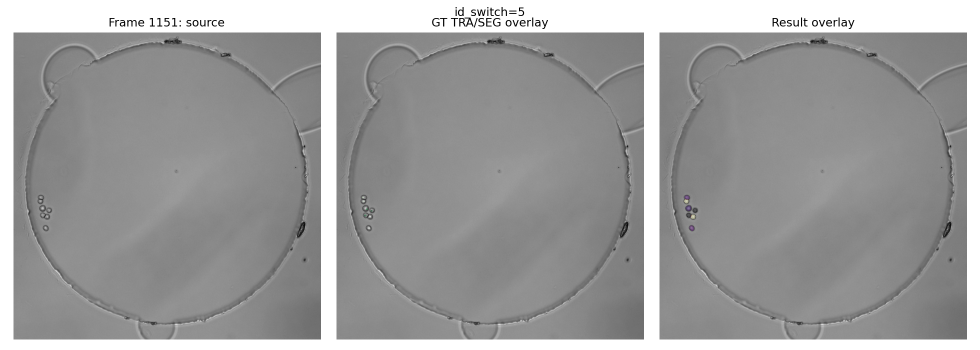
#> input picture 01_failure/frame_1151.png, 1960 x 700 px, found by its file name (shown at 1/2 size); the run also reads 1 picture not shown here
$ python rescale_image_mask_pairs.py --image-dir 01_failure --mask-dir 01_failure --output-image-dir out --output-mask-dir out --image-pattern 01_failure/frame_1151.png --mask-pattern 01_failure/frame_1183.png
#> lines starting #> are read from the running program, lines starting #| are printed output that depends on the picture
#!/usr/bin/env python3
"""Rescale paired images and label masks while preserving label IDs.

Images use configurable interpolation, but masks always use nearest-neighbor
resizing so integer track labels remain valid. The helper can also copy an
existing res_track.txt next to the resized masks.
"""

import argparse
import re
import shutil
from dataclasses import dataclass
from pathlib import Path

import numpy as np
import tifffile
from skimage import io
from skimage.transform import resize


IMAGE_SUFFIXES = {".tif", ".tiff", ".png", ".jpg", ".jpeg", ".bmp"}


@dataclass(frozen=True)
class RescaleResult:
    """Shape and path summary for one resized file."""
    source: Path
    destination: Path
    original_shape: tuple[int, ...]
    resized_shape: tuple[int, ...]


def _natural_sort_key(text: str):
    return [int(part) if part.isdigit() else part.lower() for part in re.split(r"(\d+)", text)]


def _load_file_list(folder: Path, pattern: str):
    files = [
        path
        for path in sorted(folder.glob(pattern), key=lambda p: _natural_sort_key(p.name))
        if path.is_file() and path.suffix.lower() in IMAGE_SUFFIXES
    ]
    if not files:
        raise FileNotFoundError(f"No image files found in '{folder}' with pattern '{pattern}'.")
    return files


def _read_array(path: Path):
    if path.suffix.lower() in {".tif", ".tiff"}:
        return tifffile.imread(str(path))
    return io.imread(str(path))
#> returned value is the input picture: shape (700, 1960, 4); mean R, G, B, A 156.7, 156.7, 156.7, 255


def _write_array(path: Path, array: np.ndarray):
    path.parent.mkdir(parents=True, exist_ok=True)
    if path.suffix.lower() in {".tif", ".tiff"}:
        tifffile.imwrite(str(path), array)
    else:
        io.imsave(str(path), array, check_contrast=False)


def _spatial_output_shape(array: np.ndarray, scale: float):
#> called with scale = 0.5
    if array.ndim < 2:
        raise ValueError(f"Expected at least 2D image data, got shape {array.shape}.")

    height, width = array.shape[:2]
#> height = 700; width = 1960
    scaled_height = max(1, int(round(height * scale)))
#> scaled_height = 350
    scaled_width = max(1, int(round(width * scale)))
#> scaled_width = 980

    if array.ndim == 2:
        return (scaled_height, scaled_width)
    return (scaled_height, scaled_width, *array.shape[2:])


def _restore_dtype(array: np.ndarray, dtype: np.dtype):
    dtype = np.dtype(dtype)
    if np.issubdtype(dtype, np.integer):
        info = np.iinfo(dtype)
        array = np.clip(np.rint(array), info.min, info.max)
    elif np.issubdtype(dtype, np.floating):
        array = array.astype(dtype, copy=False)
    elif dtype == np.bool_:
        array = array >= 0.5
    else:
        raise TypeError(f"Unsupported dtype for resized output: {dtype}")
    return array.astype(dtype, copy=False)


def resize_image_array(array: np.ndarray, scale: float, order: int = 1):
    """Resize intensity images with interpolation appropriate for images."""
    output_shape = _spatial_output_shape(array, scale)
#> output_shape = (350, 980, 4)
    resized = resize(
        array,
        output_shape=output_shape,
        order=order,
        mode="reflect",
        anti_aliasing=True,
        preserve_range=True,
    )
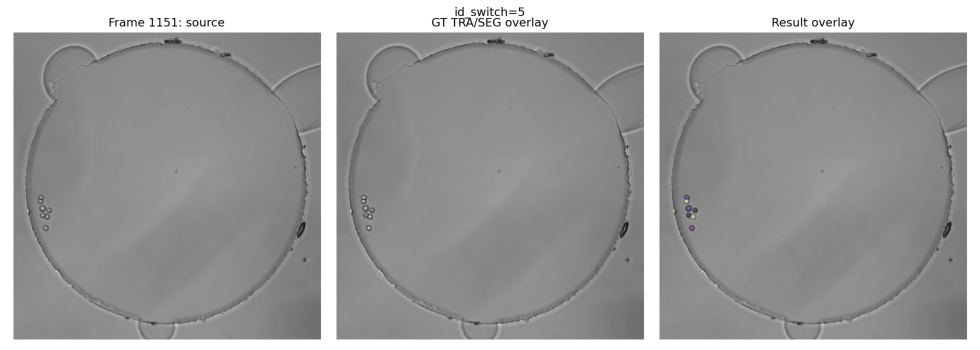
#> resized: shape (350, 980, 4) float64; mean R, G, B, A 156.7, 156.7, 156.7, 255
    return _restore_dtype(resized, array.dtype)


def resize_mask_array(array: np.ndarray, scale: float):
    """Resize label masks with nearest-neighbor interpolation only."""
#> called with scale = 0.5
    output_shape = _spatial_output_shape(array, scale)
#> output_shape = (350, 980, 4)
    resized = resize(
        array,
        output_shape=output_shape,
        order=0,
        mode="edge",
        anti_aliasing=False,
        preserve_range=True,
    )
    return _restore_dtype(resized, array.dtype)


def _rescale_files(files, output_dir: Path, scale: float, is_mask: bool, image_order: int):
    results = []
    for source in files:
        array = _read_array(source)
        resized = resize_mask_array(array, scale) if is_mask else resize_image_array(array, scale, image_order)
        destination = output_dir / source.name
        _write_array(destination, resized)
        results.append(
            RescaleResult(
                source=source,
                destination=destination,
                original_shape=tuple(array.shape),
                resized_shape=tuple(resized.shape),
            )
        )
    return results


def rescale_dataset(
    image_dir: Path,
    mask_dir: Path,
    output_image_dir: Path,
    output_mask_dir: Path,
    image_pattern: str = "*.tif",
    mask_pattern: str = "mask*.tif",
    scale: float = 0.5,
    image_order: int = 1,
    copy_track_file: bool = True,
):
    """Rescale an image folder and matching mask folder into new folders."""
    if not image_dir.is_dir():
        raise NotADirectoryError(f"image-dir does not exist or is not a directory: {image_dir}")
    if not mask_dir.is_dir():
        raise NotADirectoryError(f"mask-dir does not exist or is not a directory: {mask_dir}")
    if scale <= 0:
        raise ValueError("--scale must be greater than zero.")
    if image_order not in range(0, 6):
        raise ValueError("--image-order must be an integer from 0 to 5.")

    image_files = _load_file_list(image_dir, image_pattern)
    mask_files = _load_file_list(mask_dir, mask_pattern)

    image_results = _rescale_files(
        files=image_files,
        output_dir=output_image_dir,
        scale=scale,
        is_mask=False,
        image_order=image_order,
    )
    mask_results = _rescale_files(
        files=mask_files,
        output_dir=output_mask_dir,
        scale=scale,
        is_mask=True,
        image_order=image_order,
    )

    track_file = mask_dir / "res_track.txt"
    copied_track_file = None
    if copy_track_file and track_file.is_file():
        copied_track_file = output_mask_dir / track_file.name
        copied_track_file.parent.mkdir(parents=True, exist_ok=True)
        shutil.copy2(track_file, copied_track_file)
#> (reads res_track.txt from the repository)

    return image_results, mask_results, copied_track_file


def parse_args():
    parser = argparse.ArgumentParser(
        description="Rescale image frames and tracking masks, preserving mask labels with nearest-neighbor resizing."
    )
    parser.add_argument("--image-dir", required=True, type=Path, help="Folder containing image frames.")
    parser.add_argument("--mask-dir", required=True, type=Path, help="Folder containing mask frames.")
    parser.add_argument("--output-image-dir", required=True, type=Path, help="Destination folder for resized images.")
    parser.add_argument("--output-mask-dir", required=True, type=Path, help="Destination folder for resized masks.")
    parser.add_argument("--image-pattern", default="*.tif", help="Glob for image frames (default: *.tif).")
    parser.add_argument("--mask-pattern", default="mask*.tif", help="Glob for mask frames (default: mask*.tif).")
    parser.add_argument("--scale", default=0.5, type=float, help="Spatial scale factor (default: 0.5).")
    parser.add_argument(
        "--image-order",
        default=1,
        type=int,
        help="Spline interpolation order for images, 0-5 (default: 1). Masks always use order 0.",
    )
    parser.add_argument(
        "--no-copy-track-file",
        action="store_true",
        help="Do not copy <mask-dir>/res_track.txt into the resized mask directory.",
    )
    return parser.parse_args()


def _shape_summary(results):
    first = results[0]
    last = results[-1]
    return (
        f"{len(results)} files; "
        f"first {first.original_shape}->{first.resized_shape}; "
        f"last {last.original_shape}->{last.resized_shape}"
    )


def main():
    args = parse_args()
    image_results, mask_results, copied_track_file = rescale_dataset(
        image_dir=args.image_dir.resolve(),
        mask_dir=args.mask_dir.resolve(),
        output_image_dir=args.output_image_dir.resolve(),
        output_mask_dir=args.output_mask_dir.resolve(),
        image_pattern=args.image_pattern,
        mask_pattern=args.mask_pattern,
        scale=args.scale,
        image_order=args.image_order,
        copy_track_file=not args.no_copy_track_file,
    )

    print(f"[IMAGES] {_shape_summary(image_results)}")
#| [IMAGES] 1 files; first (700, 1960, 4)->(350, 980, 4); last (700, 1960, 4)->(350, 980, 4)
    print(f"[MASKS]  {_shape_summary(mask_results)}")
#| [MASKS]  1 files; first (700, 1960, 4)->(350, 980, 4); last (700, 1960, 4)->(350, 980, 4)
    if copied_track_file is not None:
        print(f"[TRACK]  copied {copied_track_file}")
#| [TRACK]  copied out/res_track.txt
    print("[DONE] Masks were resized with nearest-neighbor interpolation to preserve integer labels.")


if __name__ == "__main__":
    main()
